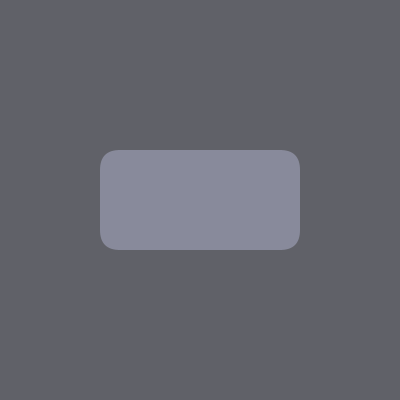
Frame 1 (no input)
Frame 60 (the mouse pressed at the canvas centre just before this capture): identical to frame 1, image omitted
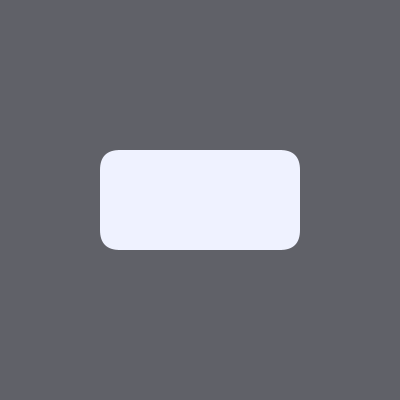
Frame 120 (the mouse held since frame 60 and released just before this capture)

The Processing sketch that drew these frames (run headless with seeded random() and noise(); from frame 60 on, the mouse is pressed at the canvas centre):

// Processing sketch: Button
// ── Button.pde
// Tıklanabilir düğme: tıklandığında rengi değişir.

boolean buttonState = false; // false = kapalı, true = açık
color backgroundColor = #606168;

void setup() {
  size(400, 400);
  rectMode(CENTER);
  noStroke();
  fill(#888a9b); // Başlangıç dolgu rengi
}

void draw() {
  background(backgroundColor);
  rect(width/2, height/2, height/2, height/4, 20); // Yuvarlak köşeli düğme

  // Fare düğme üzerindeyken ve basılıyken durumu değiştir
  if (mouseX > width/2 - height/4 && mouseX < width/2 + height/4 &&
      mouseY > height/2 - height/8 && mouseY < height/2 + height/8) {
    if (mousePressed) {
      buttonState = !buttonState;
    }
  }
}

// Durum değiştiğinde düğmenin dolgusunu güncelle
void mousePressed() {
  if (buttonState) {
    fill(#888a9b); // Kapalı renk
  } else {
    fill(#eff2ff); // Açık renk
  }
}
